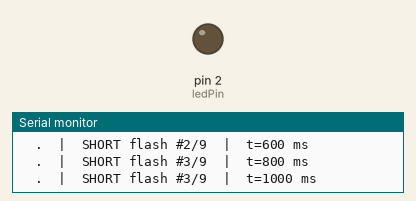
The sketch below on a simulated Arduino Uno, built with avr-gcc and run on an emulated ATmega328P. Parts: output pins drawn as LEDs (lit = HIGH), the last lines printed to the serial monitor.

Above: at 1.3 s.
At 9.5 s:
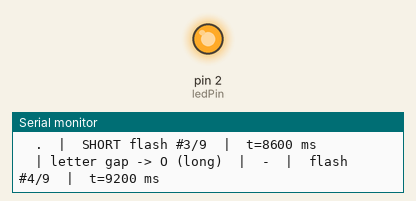
Timing chart, 0 to 9.9 s (numbered marks = the images above):
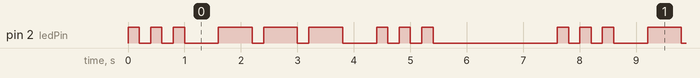

Measured:
- by itself, pin 2 (ledPin): repeats every 7.6 s: HIGH 0.20 s, LOW 0.20 s, HIGH 0.20 s, LOW 0.60 s, 2 × (HIGH 0.60 s, LOW 0.20 s), HIGH 0.60 s, LOW 0.60 s, 2 × (HIGH 0.20 s, LOW 0.20 s), HIGH 0.20 s, LOW 2.2 s, HIGH 0.20 s, LOW 0.20 s
- by itself, everything shown: repeats every 7.6 s, in 18 steps

The sketch:

ex03.ino
```cpp
/*
  作业3 (ex03) - 使用 millis() 控制 LED 产生 SOS 闪烁信号
  SOS 信号：··· --- ··· （三短、三长、三短）
  使用 millis() 实现非阻塞定时，不使用 delay()

  时序定义:
    - 短闪 (.)  : 200ms 亮, 200ms 灭
    - 长闪 (-)  : 600ms 亮, 200ms 灭
    - 字符间停顿: 400ms
    - SOS 循环间: 2000ms 长停顿
*/

const int ledPin = 2;

// SOS 时序参数 (毫秒)
const int shortFlash = 200;    // 短闪点亮时间
const int longFlash  = 600;    // 长闪点亮时间
const int flashGap   = 200;    // 闪灭间隔
const int letterGap  = 400;    // 字符间停顿
const int cyclePause = 2000;   // SOS 循环间长停顿

// 状态定义
enum State {
  FLASH_ON,       // LED 点亮中
  FLASH_OFF,      // LED 熄灭 (闪间停顿)
  LETTER_GAP,     // 字母间停顿
  CYCLE_PAUSE,    // 循环间长停顿
  IDLE            // 初始空闲
};

State currentState = IDLE;
unsigned long previousMillis = 0;
int flashIndex = 0;        // 当前闪烁在序列中的索引
bool flashIsLong = false;  // 当前闪烁是否为长闪
int sosCycleCount = 0;     // SOS 循环计数

// SOS 闪光序列: true = 长闪(-), false = 短闪(.)
// S = .,.,. | O = -,-,- | S = .,.,.
const bool sosPattern[] = {
  false, false, false,   // S
  true,  true,  true,    // O
  false, false, false    // S
};
const int patternLength = sizeof(sosPattern) / sizeof(sosPattern[0]);

void setup() {
  Serial.begin(115200);
  pinMode(ledPin, OUTPUT);
  digitalWrite(ledPin, LOW);

  // 开始第一个 SOS 循环
  currentState = FLASH_ON;
  previousMillis = millis();
  flashIndex = 0;
  flashIsLong = sosPattern[flashIndex];
  digitalWrite(ledPin, HIGH);
  Serial.println("SOS cycle started...");
}

void loop() {
  unsigned long currentMillis = millis();

  switch (currentState) {

    case FLASH_ON: {
      // 等待点亮时间结束
      unsigned long duration = flashIsLong ? longFlash : shortFlash;
      if (currentMillis - previousMillis >= duration) {
        // 熄灭 LED，进入闪间停顿
        digitalWrite(ledPin, LOW);
        previousMillis = currentMillis;
        currentState = FLASH_OFF;

        // 串口输出
        Serial.print("  ");
        printFlashingChar(flashIsLong);
        Serial.print("  |  ");
        Serial.print(flashIsLong ? "LONG" : "SHORT");
        Serial.print(" flash #");
        Serial.print(flashIndex + 1);
        Serial.print("/");
        Serial.print(patternLength);
        Serial.print("  |  t=");
        Serial.print(currentMillis);
        Serial.println(" ms");
      }
      break;
    }

    case FLASH_OFF: {
      // 闪间停顿 (200ms)
      if (currentMillis - previousMillis >= flashGap) {
        flashIndex++;

        // 判断是否已完成整个模式
        if (flashIndex >= patternLength) {
          // 进入循环间长停顿
          previousMillis = currentMillis;
          currentState = CYCLE_PAUSE;
          sosCycleCount++;
          Serial.println();
          Serial.println("--- SOS cycle complete! ---");
        } else {
          // 判断是否进入字母间停顿 (每3个闪之后)
          if (flashIndex % 3 == 0) {
            previousMillis = currentMillis;
            currentState = LETTER_GAP;
          } else {
            // 继续下一个闪
            startNextFlash(currentMillis);
          }
        }
      }
      break;
    }

    case LETTER_GAP: {
      // 字母间停顿 (400ms)
      if (currentMillis - previousMillis >= letterGap) {
        flashIsLong = sosPattern[flashIndex];
        digitalWrite(ledPin, HIGH);
        previousMillis = currentMillis;
        currentState = FLASH_ON;

        // 显示字母分隔
        char letter = (flashIndex == 3) ? 'O' : 'S';
        Serial.print("  | letter gap -> ");
        Serial.print(letter);
        Serial.print(" (");
        Serial.print(letter == 'O' ? "long" : "short");
        Serial.print(")  |  ");
        printFlashingChar(flashIsLong);
        Serial.print("  |  flash #");
        Serial.print(flashIndex + 1);
        Serial.print("/9  |  t=");
        Serial.print(currentMillis);
        Serial.println(" ms");
      }
      break;
    }

    case CYCLE_PAUSE: {
      // 循环间长停顿 (2000ms)
      if (currentMillis - previousMillis >= cyclePause) {
        // 重新开始新循环
        flashIndex = 0;
        flashIsLong = sosPattern[0];
        digitalWrite(ledPin, HIGH);
        previousMillis = currentMillis;
        currentState = FLASH_ON;

        Serial.println();
        Serial.print("=== SOS Cycle #");
        Serial.print(sosCycleCount);
        Serial.println(" ===");
        Serial.print("SOS pattern: ");
        printSOSPattern();
        Serial.print("  |  t=");
        Serial.print(currentMillis);
        Serial.println(" ms");
        Serial.print("  ");
        printFlashingChar(flashIsLong);
        Serial.print("  |  SHORT flash #1/9 ON");
        Serial.print("  |  t=");
        Serial.print(currentMillis);
        Serial.println(" ms");
      }
      break;
    }

    default:
      break;
  }
}

// 输出 SOS 模式的文本表示 (... --- ...)
void printSOSPattern() {
  for (int i = 0; i < patternLength; i++) {
    if (i == 3) Serial.print(" ");
    Serial.print(sosPattern[i] ? "-" : ".");
  }
}

// 输出当前闪烁字符 (./-)
void printFlashingChar(bool isLong) {
  Serial.print(isLong ? "-" : ".");
}

// 开始下一个闪烁
void startNextFlash(unsigned long currentTime) {
  flashIsLong = sosPattern[flashIndex];
  digitalWrite(ledPin, HIGH);
  previousMillis = currentTime;
  currentState = FLASH_ON;

  Serial.print("  ");
  printFlashingChar(flashIsLong);
  Serial.print("  |  ");
  Serial.print(flashIsLong ? "LONG" : "SHORT");
  Serial.print(" flash #");
  Serial.print(flashIndex + 1);
  Serial.print("/");
  Serial.print(patternLength);
  Serial.print("  |  t=");
  Serial.print(currentTime);
  Serial.println(" ms");
}
```
